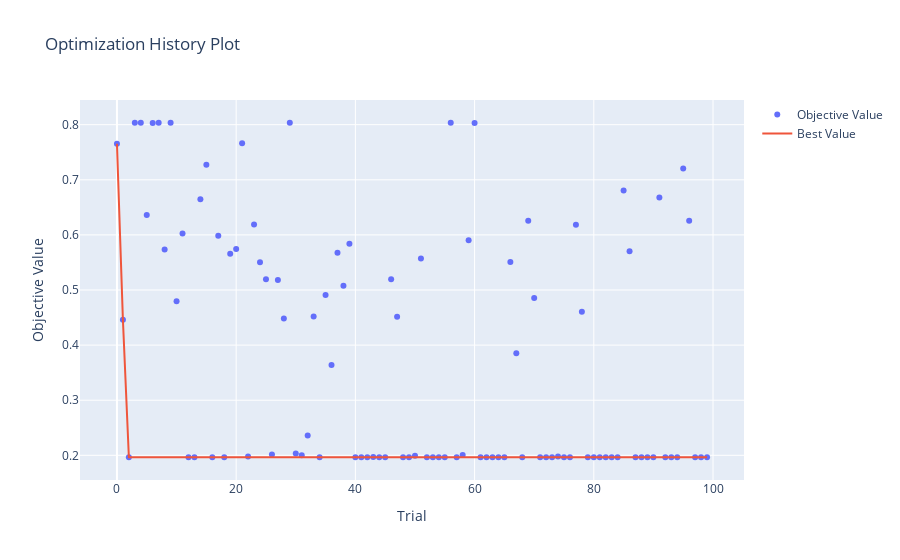

Notebook source saved alongside this figure:
### Code cell
plot_optimization_history(study)
